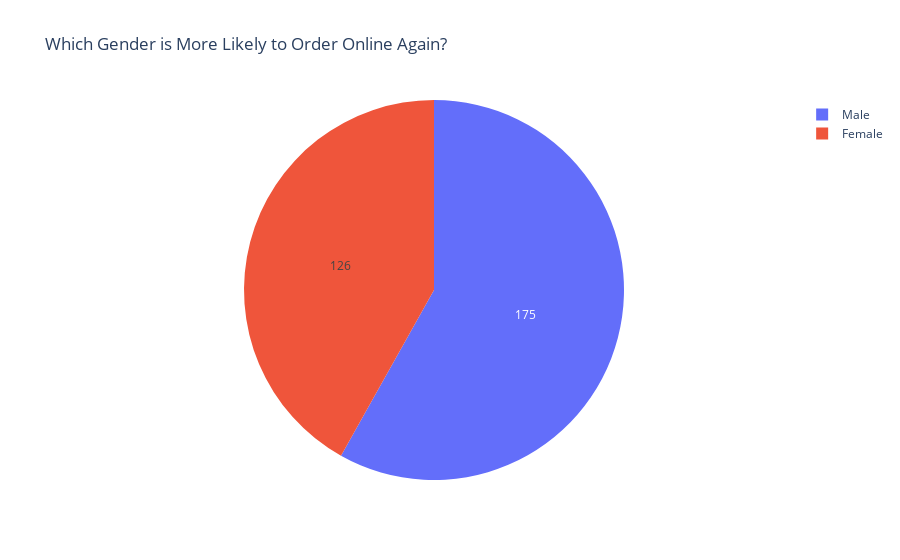

Notebook code for this chart:
### Code cell
reorder = data[data["Output"] == "Yes"]
gender_data = reorder['Gender'].value_counts()
label = gender_data.index
counts = gender_data.values

colors = sns.color_palette('pastel')[2:4]

fig = go.Figure(data=[go.Pie(labels=label, values=counts)])
fig.update_layout(title_text = "Which Gender is More Likely to Order Online Again?")
fig.update_traces(hoverinfo="label+percent", textinfo="value",marker=dict(colors=colors))

fig.show()

### Figure 1 — Plotly figure (JSON) as saved in the notebook; plotly's stock layout.template omitted (floating-point values rounded to 4 significant figures)
{"data": [{"hoverinfo": "label+percent", "labels": ["Male", "Female"], "marker": {"colors": [[0.5529, 0.898, 0.6314], [1, 0.6235, 0.6078]]}, "textinfo": "value", "type": "pie", "values": [175, 126]}], "layout": {"autosize": true, "title": {"text": "Which Gender is More Likely to Order Online Again?"}}}
